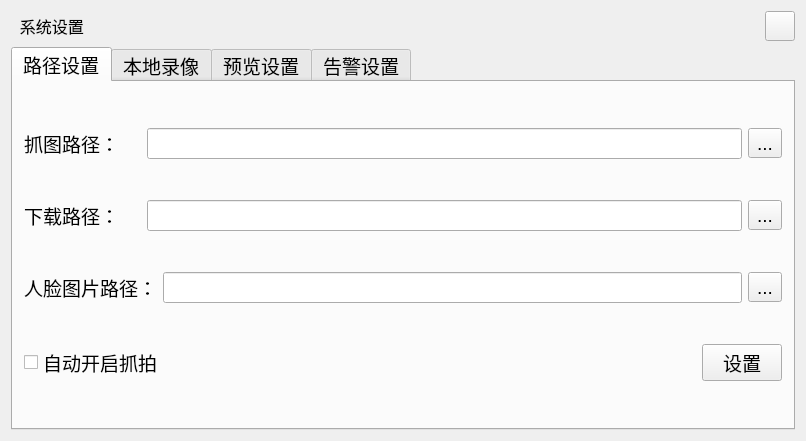
<?xml version="1.0" encoding="UTF-8"?>
<ui version="4.0">
 <class>systemSet</class>
 <widget class="QWidget" name="systemSet">
  <property name="geometry">
   <rect>
    <x>0</x>
    <y>0</y>
    <width>806</width>
    <height>441</height>
   </rect>
  </property>
  <property name="maximumSize">
   <size>
    <width>1000</width>
    <height>800</height>
   </size>
  </property>
  <property name="windowTitle">
   <string>systemSet</string>
  </property>
  <layout class="QGridLayout" name="gridLayout_2">
   <item row="0" column="0">
    <layout class="QHBoxLayout" name="horizontalLayout_5">
     <item>
      <widget class="QLabel" name="label_7">
       <property name="font">
        <font>
         <family>Microsoft YaHei UI</family>
         <pointsize>12</pointsize>
        </font>
       </property>
       <property name="text">
        <string>  系统设置</string>
       </property>
      </widget>
     </item>
     <item>
      <widget class="QPushButton" name="btnClose">
       <property name="minimumSize">
        <size>
         <width>30</width>
         <height>30</height>
        </size>
       </property>
       <property name="maximumSize">
        <size>
         <width>30</width>
         <height>30</height>
        </size>
       </property>
       <property name="text">
        <string/>
       </property>
       <property name="icon">
        <iconset>
         <normaloff>:/res/SoftIcon/Cancel.png</normaloff>:/res/SoftIcon/Cancel.png</iconset>
       </property>
       <property name="iconSize">
        <size>
         <width>30</width>
         <height>30</height>
        </size>
       </property>
      </widget>
     </item>
    </layout>
   </item>
   <item row="1" column="0">
    <widget class="QTabWidget" name="tabWidget">
     <property name="font">
      <font>
       <pointsize>14</pointsize>
      </font>
     </property>
     <property name="currentIndex">
      <number>0</number>
     </property>
     <widget class="QWidget" name="tab">
      <attribute name="title">
       <string>路径设置</string>
      </attribute>
      <layout class="QGridLayout" name="gridLayout">
       <item row="0" column="0">
        <layout class="QHBoxLayout" name="horizontalLayout">
         <item>
          <widget class="QLabel" name="label">
           <property name="text">
            <string>抓图路径：    </string>
           </property>
          </widget>
         </item>
         <item>
          <widget class="QLineEdit" name="lineEdit_screen"/>
         </item>
         <item>
          <widget class="QToolButton" name="toolButton_screen">
           <property name="text">
            <string>...</string>
           </property>
          </widget>
         </item>
        </layout>
       </item>
       <item row="1" column="0">
        <layout class="QHBoxLayout" name="horizontalLayout_2">
         <item>
          <widget class="QLabel" name="label_2">
           <property name="text">
            <string>下载路径：    </string>
           </property>
          </widget>
         </item>
         <item>
          <widget class="QLineEdit" name="lineEdit_downed"/>
         </item>
         <item>
          <widget class="QToolButton" name="toolButton_download">
           <property name="text">
            <string>...</string>
           </property>
          </widget>
         </item>
        </layout>
       </item>
       <item row="2" column="0">
        <layout class="QHBoxLayout" name="horizontalLayout_3">
         <item>
          <widget class="QLabel" name="label_10">
           <property name="text">
            <string>人脸图片路径：</string>
           </property>
          </widget>
         </item>
         <item>
          <widget class="QLineEdit" name="lineEdit_face"/>
         </item>
         <item>
          <widget class="QToolButton" name="toolButton_Face">
           <property name="text">
            <string>...</string>
           </property>
          </widget>
         </item>
        </layout>
       </item>
       <item row="3" column="0">
        <layout class="QHBoxLayout" name="horizontalLayout_7">
         <item>
          <widget class="QCheckBox" name="checkBox_AutoSnap">
           <property name="text">
            <string>自动开启抓拍</string>
           </property>
          </widget>
         </item>
         <item>
          <spacer name="horizontalSpacer_3">
           <property name="orientation">
            <enum>Qt::Horizontal</enum>
           </property>
           <property name="sizeHint" stdset="0">
            <size>
             <width>40</width>
             <height>20</height>
            </size>
           </property>
          </spacer>
         </item>
         <item>
          <widget class="QPushButton" name="btnSet">
           <property name="text">
            <string>设置</string>
           </property>
           <property name="icon">
            <iconset>
             <normaloff>:/res/SoftIcon/SystemSet.png</normaloff>:/res/SoftIcon/SystemSet.png</iconset>
           </property>
          </widget>
         </item>
        </layout>
       </item>
      </layout>
     </widget>
     <widget class="QWidget" name="tab_2">
      <attribute name="title">
       <string>本地录像</string>
      </attribute>
      <layout class="QGridLayout" name="gridLayout_4">
       <item row="0" column="0">
        <widget class="QGroupBox" name="groupBox">
         <property name="title">
          <string>本地录像参数</string>
         </property>
         <layout class="QGridLayout" name="gridLayout_3">
          <item row="0" column="0" colspan="2">
           <layout class="QHBoxLayout" name="horizontalLayout_8">
            <item>
             <widget class="QLabel" name="label_3">
              <property name="text">
               <string>录像文件长度</string>
              </property>
             </widget>
            </item>
            <item>
             <widget class="QLineEdit" name="lineEdit_Length"/>
            </item>
            <item>
             <widget class="QLabel" name="label_6">
              <property name="text">
               <string>分</string>
              </property>
             </widget>
            </item>
           </layout>
          </item>
          <item row="0" column="2">
           <spacer name="horizontalSpacer_6">
            <property name="orientation">
             <enum>Qt::Horizontal</enum>
            </property>
            <property name="sizeHint" stdset="0">
             <size>
              <width>83</width>
              <height>20</height>
             </size>
            </property>
           </spacer>
          </item>
          <item row="1" column="0" rowspan="2" colspan="2">
           <layout class="QHBoxLayout" name="horizontalLayout_9">
            <item>
             <widget class="QLabel" name="label_4">
              <property name="text">
               <string>录像开始驱动器</string>
              </property>
             </widget>
            </item>
            <item>
             <widget class="QComboBox" name="combox_StartDriver"/>
            </item>
           </layout>
          </item>
          <item row="1" column="2">
           <spacer name="horizontalSpacer_7">
            <property name="orientation">
             <enum>Qt::Horizontal</enum>
            </property>
            <property name="sizeHint" stdset="0">
             <size>
              <width>83</width>
              <height>20</height>
             </size>
            </property>
           </spacer>
          </item>
          <item row="2" column="2" rowspan="2">
           <spacer name="horizontalSpacer_8">
            <property name="orientation">
             <enum>Qt::Horizontal</enum>
            </property>
            <property name="sizeHint" stdset="0">
             <size>
              <width>83</width>
              <height>20</height>
             </size>
            </property>
           </spacer>
          </item>
          <item row="3" column="0" colspan="2">
           <layout class="QHBoxLayout" name="horizontalLayout_10">
            <item>
             <widget class="QLabel" name="label_5">
              <property name="text">
               <string>录像结束驱动器</string>
              </property>
             </widget>
            </item>
            <item>
             <widget class="QComboBox" name="combox_EndDriver"/>
            </item>
           </layout>
          </item>
          <item row="4" column="0">
           <widget class="QCheckBox" name="checkBoxCycle">
            <property name="text">
             <string>循环覆盖</string>
            </property>
           </widget>
          </item>
          <item row="4" column="1">
           <spacer name="horizontalSpacer_9">
            <property name="orientation">
             <enum>Qt::Horizontal</enum>
            </property>
            <property name="sizeHint" stdset="0">
             <size>
              <width>87</width>
              <height>20</height>
             </size>
            </property>
           </spacer>
          </item>
          <item row="5" column="3">
           <spacer name="horizontalSpacer_10">
            <property name="orientation">
             <enum>Qt::Horizontal</enum>
            </property>
            <property name="sizeHint" stdset="0">
             <size>
              <width>83</width>
              <height>20</height>
             </size>
            </property>
           </spacer>
          </item>
          <item row="5" column="4">
           <widget class="QPushButton" name="btnRecordSet">
            <property name="text">
             <string>设置</string>
            </property>
            <property name="icon">
             <iconset>
              <normaloff>:/res/SoftIcon/SystemSet.png</normaloff>:/res/SoftIcon/SystemSet.png</iconset>
            </property>
           </widget>
          </item>
         </layout>
        </widget>
       </item>
      </layout>
     </widget>
     <widget class="QWidget" name="tab_3">
      <attribute name="title">
       <string>预览设置</string>
      </attribute>
      <layout class="QGridLayout" name="gridLayout_7">
       <item row="0" column="0" colspan="2">
        <widget class="QWidget" name="widget" native="true">
         <layout class="QGridLayout" name="gridLayout_5">
          <property name="leftMargin">
           <number>0</number>
          </property>
          <property name="topMargin">
           <number>0</number>
          </property>
          <property name="rightMargin">
           <number>0</number>
          </property>
          <property name="bottomMargin">
           <number>0</number>
          </property>
          <item row="0" column="0">
           <layout class="QHBoxLayout" name="horizontalLayout_4">
            <item>
             <spacer name="horizontalSpacer">
              <property name="orientation">
               <enum>Qt::Horizontal</enum>
              </property>
              <property name="sizeHint" stdset="0">
               <size>
                <width>40</width>
                <height>20</height>
               </size>
              </property>
             </spacer>
            </item>
            <item>
             <widget class="QCheckBox" name="checkBox_Prew">
              <property name="text">
               <string>启动时自动恢复上一次退出客户端的预览界面</string>
              </property>
             </widget>
            </item>
            <item>
             <spacer name="horizontalSpacer_2">
              <property name="orientation">
               <enum>Qt::Horizontal</enum>
              </property>
              <property name="sizeHint" stdset="0">
               <size>
                <width>40</width>
                <height>20</height>
               </size>
              </property>
             </spacer>
            </item>
           </layout>
          </item>
         </layout>
        </widget>
       </item>
       <item row="1" column="0">
        <spacer name="horizontalSpacer_13">
         <property name="orientation">
          <enum>Qt::Horizontal</enum>
         </property>
         <property name="sizeHint" stdset="0">
          <size>
           <width>152</width>
           <height>20</height>
          </size>
         </property>
        </spacer>
       </item>
       <item row="1" column="1">
        <widget class="QPushButton" name="btnpreSet">
         <property name="text">
          <string>设置</string>
         </property>
         <property name="icon">
          <iconset>
           <normaloff>:/res/SoftIcon/SystemSet.png</normaloff>:/res/SoftIcon/SystemSet.png</iconset>
         </property>
        </widget>
       </item>
      </layout>
     </widget>
     <widget class="QWidget" name="tab_4">
      <attribute name="title">
       <string>告警设置</string>
      </attribute>
      <layout class="QGridLayout" name="gridLayout_6">
       <item row="0" column="0">
        <layout class="QHBoxLayout" name="horizontalLayout_12">
         <item>
          <widget class="QLabel" name="label_8">
           <property name="text">
            <string>报警源</string>
           </property>
          </widget>
         </item>
         <item>
          <widget class="QComboBox" name="comboBox_Alarm">
           <property name="minimumSize">
            <size>
             <width>120</width>
             <height>0</height>
            </size>
           </property>
           <item>
            <property name="text">
             <string>报警输入</string>
            </property>
           </item>
           <item>
            <property name="text">
             <string>移动报警</string>
            </property>
           </item>
           <item>
            <property name="text">
             <string>视频丢失</string>
            </property>
           </item>
           <item>
            <property name="text">
             <string>硬盘损坏</string>
            </property>
           </item>
           <item>
            <property name="text">
             <string>告警设备</string>
            </property>
           </item>
           <item>
            <property name="text">
             <string>遮挡报警</string>
            </property>
           </item>
           <item>
            <property name="text">
             <string>亮度异常</string>
            </property>
           </item>
           <item>
            <property name="text">
             <string>视频异常</string>
            </property>
           </item>
           <item>
            <property name="text">
             <string>越界侦测</string>
            </property>
           </item>
           <item>
            <property name="text">
             <string>区域入侵</string>
            </property>
           </item>
           <item>
            <property name="text">
             <string>颜色异常</string>
            </property>
           </item>
           <item>
            <property name="text">
             <string>声音异常</string>
            </property>
           </item>
           <item>
            <property name="text">
             <string>遗留物</string>
            </property>
           </item>
          </widget>
         </item>
         <item>
          <spacer name="horizontalSpacer_14">
           <property name="orientation">
            <enum>Qt::Horizontal</enum>
           </property>
           <property name="sizeHint" stdset="0">
            <size>
             <width>40</width>
             <height>20</height>
            </size>
           </property>
          </spacer>
         </item>
        </layout>
       </item>
       <item row="1" column="0">
        <layout class="QHBoxLayout" name="horizontalLayout_13">
         <item>
          <widget class="QCheckBox" name="checkBox_Voice">
           <property name="text">
            <string>声音提醒</string>
           </property>
          </widget>
         </item>
         <item>
          <spacer name="horizontalSpacer_15">
           <property name="orientation">
            <enum>Qt::Horizontal</enum>
           </property>
           <property name="sizeHint" stdset="0">
            <size>
             <width>40</width>
             <height>20</height>
            </size>
           </property>
          </spacer>
         </item>
        </layout>
       </item>
       <item row="2" column="0">
        <layout class="QHBoxLayout" name="horizontalLayout_14">
         <item>
          <widget class="QCheckBox" name="checkBox_Prety">
           <property name="text">
            <string>重复播放声音</string>
           </property>
          </widget>
         </item>
         <item>
          <spacer name="horizontalSpacer_16">
           <property name="orientation">
            <enum>Qt::Horizontal</enum>
           </property>
           <property name="sizeHint" stdset="0">
            <size>
             <width>40</width>
             <height>20</height>
            </size>
           </property>
          </spacer>
         </item>
        </layout>
       </item>
       <item row="3" column="0" colspan="2">
        <layout class="QHBoxLayout" name="horizontalLayout_15">
         <item>
          <widget class="QLabel" name="label_9">
           <property name="text">
            <string>声音文件</string>
           </property>
          </widget>
         </item>
         <item>
          <widget class="QLineEdit" name="lineEdit_Alarm"/>
         </item>
         <item>
          <widget class="QToolButton" name="btnAlarmOpen">
           <property name="text">
            <string>浏览...</string>
           </property>
          </widget>
         </item>
         <item>
          <spacer name="horizontalSpacer_17">
           <property name="orientation">
            <enum>Qt::Horizontal</enum>
           </property>
           <property name="sizeHint" stdset="0">
            <size>
             <width>40</width>
             <height>20</height>
            </size>
           </property>
          </spacer>
         </item>
        </layout>
       </item>
       <item row="4" column="1">
        <layout class="QHBoxLayout" name="horizontalLayout_16">
         <item>
          <spacer name="horizontalSpacer_18">
           <property name="orientation">
            <enum>Qt::Horizontal</enum>
           </property>
           <property name="sizeHint" stdset="0">
            <size>
             <width>40</width>
             <height>20</height>
            </size>
           </property>
          </spacer>
         </item>
         <item>
          <widget class="QPushButton" name="btnAlarmSet">
           <property name="text">
            <string>设置</string>
           </property>
           <property name="icon">
            <iconset>
             <normaloff>:/res/SoftIcon/SystemSet.png</normaloff>:/res/SoftIcon/SystemSet.png</iconset>
           </property>
          </widget>
         </item>
        </layout>
       </item>
      </layout>
     </widget>
    </widget>
   </item>
  </layout>
 </widget>
 <layoutdefault spacing="6" margin="11"/>
 <resources>
  <include location="../res.qrc"/>
 </resources>
 <connections/>
</ui>
